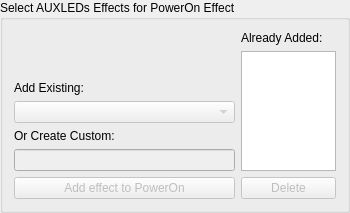
         <widget class="QGroupBox" name="GBAuxLeds">
          <property name="minimumSize">
           <size>
            <width>350</width>
            <height>0</height>
           </size>
          </property>
          <property name="title">
           <string>Select AUXLEDs Effects for PowerOn Effect</string>
          </property>
          <layout class="QGridLayout" name="gridLayout_5" columnstretch="0,15,10">
           <item row="13" column="2">
            <widget class="QPushButton" name="BtnAuxDelete">
             <property name="enabled">
              <bool>false</bool>
             </property>
             <property name="maximumSize">
              <size>
               <width>95</width>
               <height>16777215</height>
              </size>
             </property>
             <property name="text">
              <string>Delete</string>
             </property>
             <property name="autoDefault">
              <bool>true</bool>
             </property>
            </widget>
           </item>
           <item row="13" column="1">
            <widget class="QPushButton" name="BtnCReateAux">
             <property name="enabled">
              <bool>false</bool>
             </property>
             <property name="sizePolicy">
              <sizepolicy hsizetype="Preferred" vsizetype="Fixed">
               <horstretch>0</horstretch>
               <verstretch>0</verstretch>
              </sizepolicy>
             </property>
             <property name="minimumSize">
              <size>
               <width>180</width>
               <height>0</height>
              </size>
             </property>
             <property name="text">
              <string>Add effect to PowerOn</string>
             </property>
             <property name="autoDefault">
              <bool>true</bool>
             </property>
            </widget>
           </item>
           <item row="12" column="1">
            <widget class="QLineEdit" name="TxtCreateAux">
             <property name="enabled">
              <bool>false</bool>
             </property>
            </widget>
           </item>
           <item row="11" column="1" alignment="Qt::AlignBottom">
            <widget class="QLabel" name="LblCreateAux">
             <property name="text">
              <string>Or Create Custom:</string>
             </property>
            </widget>
           </item>
           <item row="10" column="1">
            <widget class="QComboBox" name="CBAuxList">
             <property name="enabled">
              <bool>false</bool>
             </property>
            </widget>
           </item>
           <item row="6" column="2">
            <widget class="QLabel" name="LblAddedAuxes">
             <property name="text">
              <string>Already Added:</string>
             </property>
            </widget>
           </item>
           <item row="7" column="2" rowspan="6">
            <widget class="QListWidget" name="LstAuxProfile">
             <property name="maximumSize">
              <size>
               <width>95</width>
               <height>120</height>
              </size>
             </property>
            </widget>
           </item>
           <item row="9" column="1">
            <widget class="QLabel" name="LblAddAux">
             <property name="text">
              <string>Add Existing:</string>
             </property>
            </widget>
           </item>
          </layout>
         </widget>
